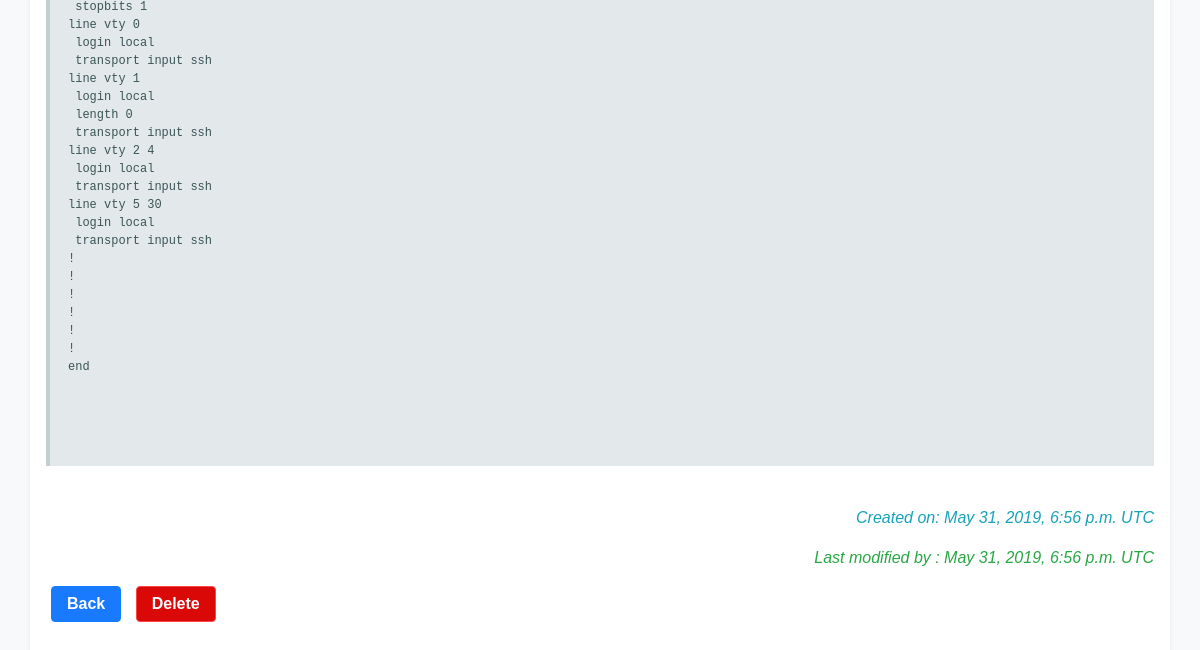
/devices/config/20 (signed in, lower part), run on an earlier commit of the app's database.
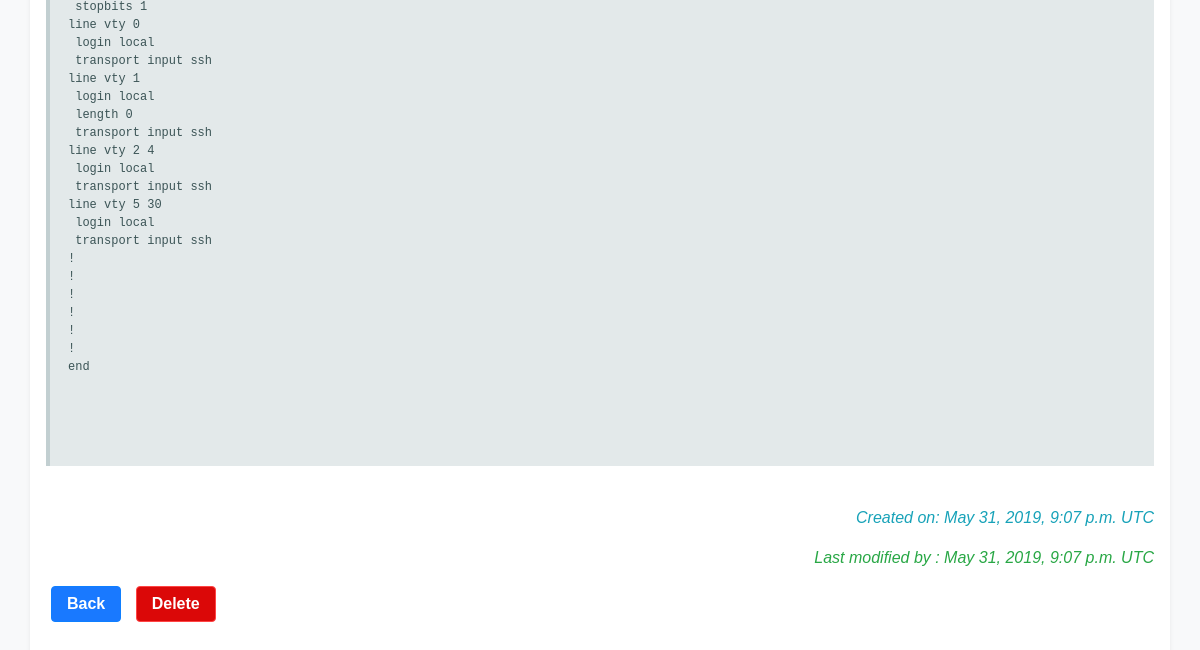
And on a later commit of the database.
### main_app/models.py (models this page shows, shortened)
class DeviceDetail (models.Model):
    device_model = models.CharField(max_length=100, null=True)
    device_sn = models.CharField(max_length=250, null=True)
    device_config = models.TextField(null=True)
    device_script = models.TextField(null=True)
    created_by = models.ForeignKey("auth.User", related_name='createdby',
                                        on_delete=models.PROTECT, null=True)
    config_created = models.DateTimeField(auto_now_add=True)
    last_modify = models.DateTimeField(auto_now=True) #null=True
    device_id = models.OneToOneField(Devices, on_delete=models.CASCADE,
                                    related_name = 'config', primary_key=True)

### main_app/views.py (the view)
# urls.py: path('devices/config/<int:pk>', views.DeviceConfigDetailView.as_view(), name='deviceconfig'),
class DeviceConfigDetailView(LoginRequiredMixin, DetailView):
    context_object_name = 'deviceconfig'
    model = models.DeviceDetail
    template_name = 'main_app/deviceconfig_view.html'

### main_app/templates/main_app/deviceconfig_view.html
{% extends 'main_app/main_app_base.html' %}
{%block content %}
  <div class="container shadow-sm p-3 mb-5 bg-white rounded">
    <div>
        <pre style="font-size: 12px; background-color: #e3e9ea; border-left: 4px solid #c2cfd1; color: #3b5456; padding: 18px; line-height: 18px; width: 100%;">
          <div >
            <code >{{deviceconfig.device_config}}</code>
          </div>
        </pre>
    </div>
    <br>
    <div >
      <p class="text-right text-info"><em>Created on: {{deviceconfig.config_created}} UTC</em></p>
      <p class="text-right text-success"><em>Last modified by {{User.createdby.created_by}}: {{deviceconfig.last_modify}} UTC</em></p>
    </div>
    <div>
      <a href="{% url 'main_app:devicedetail' pk=deviceconfig.pk%}"><button class="btn_class" id="btn-back" type="button">Back</button></a>
      <a href="{% url 'main_app:deleteconfig' pk=deviceconfig.pk%}"><button class="btn_class" id="btn-delete" type="submit">Delete</button></a>
    </div>
    <br>
  </div>
{%endblock content %}

What changed in the data, as far as the page shows it:
changed DeviceDetail: config_created "May 31, 2019, 6:56 p.m." → "May 31, 2019, 9:07 p.m."; last_modify "May 31, 2019, 6:56 p.m." → "May 31, 2019, 9:07 p.m."
